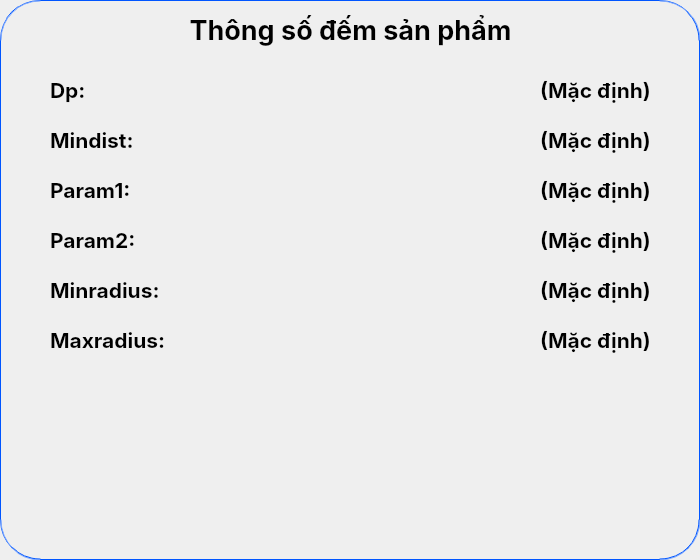
          <widget class="QGroupBox" name="groupBox_8">
           <property name="geometry">
            <rect>
             <x>950</x>
             <y>440</y>
             <width>700</width>
             <height>560</height>
            </rect>
           </property>
           <property name="styleSheet">
            <string notr="true">border: 1px groove #0055FF;
opacity: 0.7;
border-radius: 40px;
</string>
           </property>
           <property name="title">
            <string/>
           </property>
           <widget class="QLabel" name="label_35">
            <property name="geometry">
             <rect>
              <x>0</x>
              <y>10</y>
              <width>701</width>
              <height>40</height>
             </rect>
            </property>
            <property name="font">
             <font>
              <family>Inter</family>
              <pointsize>20</pointsize>
              <bold>true</bold>
             </font>
            </property>
            <property name="styleSheet">
             <string notr="true">border: None;
font-family: Inter, sans-serif;
background-color: transparent;
</string>
            </property>
            <property name="text">
             <string>Thông số đếm sản phẩm</string>
            </property>
            <property name="alignment">
             <set>Qt::AlignCenter</set>
            </property>
           </widget>
           <widget class="QLabel" name="label_36">
            <property name="geometry">
             <rect>
              <x>50</x>
              <y>270</y>
              <width>221</width>
              <height>40</height>
             </rect>
            </property>
            <property name="font">
             <font>
              <family>Inter</family>
              <pointsize>16</pointsize>
              <bold>true</bold>
             </font>
            </property>
            <property name="styleSheet">
             <string notr="true">border: None;
font-family: Inter, sans-serif;
background-color: transparent;
color: black;
</string>
            </property>
            <property name="text">
             <string>Minradius:</string>
            </property>
            <property name="alignment">
             <set>Qt::AlignLeading|Qt::AlignLeft|Qt::AlignVCenter</set>
            </property>
           </widget>
           <widget class="QLabel" name="label_37">
            <property name="geometry">
             <rect>
              <x>490</x>
              <y>270</y>
              <width>211</width>
              <height>40</height>
             </rect>
            </property>
            <property name="font">
             <font>
              <family>Inter</family>
              <pointsize>16</pointsize>
              <bold>true</bold>
             </font>
            </property>
            <property name="styleSheet">
             <string notr="true">border: None;
font-family: Inter, sans-serif;
background-color: transparent;
color: black;

</string>
            </property>
            <property name="text">
             <string>(Mặc định)</string>
            </property>
            <property name="alignment">
             <set>Qt::AlignCenter</set>
            </property>
           </widget>
           <widget class="QLabel" name="label_38">
            <property name="geometry">
             <rect>
              <x>490</x>
              <y>70</y>
              <width>211</width>
              <height>40</height>
             </rect>
            </property>
            <property name="font">
             <font>
              <family>Inter</family>
              <pointsize>16</pointsize>
              <bold>true</bold>
             </font>
            </property>
            <property name="styleSheet">
             <string notr="true">border: None;
font-family: Inter, sans-serif;
background-color: transparent;
color: black;

</string>
            </property>
            <property name="text">
             <string>(Mặc định)</string>
            </property>
            <property name="alignment">
             <set>Qt::AlignCenter</set>
            </property>
           </widget>
           <widget class="QLabel" name="label_39">
            <property name="geometry">
             <rect>
              <x>50</x>
              <y>220</y>
              <width>221</width>
              <height>40</height>
             </rect>
            </property>
            <property name="font">
             <font>
              <family>Inter</family>
              <pointsize>16</pointsize>
              <bold>true</bold>
             </font>
            </property>
            <property name="styleSheet">
             <string notr="true">border: None;
font-family: Inter, sans-serif;
background-color: transparent;
color: black;
</string>
            </property>
            <property name="text">
             <string>Param2:</string>
            </property>
            <property name="alignment">
             <set>Qt::AlignLeading|Qt::AlignLeft|Qt::AlignVCenter</set>
            </property>
           </widget>
           <widget class="QLabel" name="label_40">
            <property name="geometry">
             <rect>
              <x>490</x>
              <y>170</y>
              <width>211</width>
              <height>40</height>
             </rect>
            </property>
            <property name="font">
             <font>
              <family>Inter</family>
              <pointsize>16</pointsize>
              <bold>true</bold>
             </font>
            </property>
            <property name="styleSheet">
             <string notr="true">border: None;
font-family: Inter, sans-serif;
background-color: transparent;
color: black;

</string>
            </property>
            <property name="text">
             <string>(Mặc định)</string>
            </property>
            <property name="alignment">
             <set>Qt::AlignCenter</set>
            </property>
           </widget>
           <widget class="QLabel" name="label_41">
            <property name="geometry">
             <rect>
              <x>50</x>
              <y>170</y>
              <width>221</width>
              <height>40</height>
             </rect>
            </property>
            <property name="font">
             <font>
              <family>Inter</family>
              <pointsize>16</pointsize>
              <bold>true</bold>
             </font>
            </property>
            <property name="styleSheet">
             <string notr="true">border: None;
font-family: Inter, sans-serif;
background-color: transparent;
color: black;
</string>
            </property>
            <property name="text">
             <string>Param1:</string>
            </property>
            <property name="alignment">
             <set>Qt::AlignLeading|Qt::AlignLeft|Qt::AlignVCenter</set>
            </property>
           </widget>
           <widget class="QLabel" name="label_42">
            <property name="geometry">
             <rect>
              <x>50</x>
              <y>120</y>
              <width>221</width>
              <height>40</height>
             </rect>
            </property>
            <property name="font">
             <font>
              <family>Inter</family>
              <pointsize>16</pointsize>
              <bold>true</bold>
             </font>
            </property>
            <property name="styleSheet">
             <string notr="true">border: None;
font-family: Inter, sans-serif;
background-color: transparent;
color: black;
</string>
            </property>
            <property name="text">
             <string>Mindist:</string>
            </property>
            <property name="alignment">
             <set>Qt::AlignLeading|Qt::AlignLeft|Qt::AlignVCenter</set>
            </property>
           </widget>
           <widget class="QLabel" name="label_43">
            <property name="geometry">
             <rect>
              <x>490</x>
              <y>120</y>
              <width>211</width>
              <height>40</height>
             </rect>
            </property>
            <property name="font">
             <font>
              <family>Inter</family>
              <pointsize>16</pointsize>
              <bold>true</bold>
             </font>
            </property>
            <property name="styleSheet">
             <string notr="true">border: None;
font-family: Inter, sans-serif;
background-color: transparent;
color: black;

</string>
            </property>
            <property name="text">
             <string>(Mặc định)</string>
            </property>
            <property name="alignment">
             <set>Qt::AlignCenter</set>
            </property>
           </widget>
           <widget class="QLabel" name="label_44">
            <property name="geometry">
             <rect>
              <x>50</x>
              <y>70</y>
              <width>221</width>
              <height>40</height>
             </rect>
            </property>
            <property name="font">
             <font>
              <family>Inter</family>
              <pointsize>16</pointsize>
              <bold>true</bold>
             </font>
            </property>
            <property name="styleSheet">
             <string notr="true">border: None;
font-family: Inter, sans-serif;
background-color: transparent;
color: black;
</string>
            </property>
            <property name="text">
             <string>Dp:</string>
            </property>
            <property name="alignment">
             <set>Qt::AlignLeading|Qt::AlignLeft|Qt::AlignVCenter</set>
            </property>
           </widget>
           <widget class="QLabel" name="label_45">
            <property name="geometry">
             <rect>
              <x>490</x>
              <y>220</y>
              <width>211</width>
              <height>40</height>
             </rect>
            </property>
            <property name="font">
             <font>
              <family>Inter</family>
              <pointsize>16</pointsize>
              <bold>true</bold>
             </font>
            </property>
            <property name="styleSheet">
             <string notr="true">border: None;
font-family: Inter, sans-serif;
background-color: transparent;
color: black;

</string>
            </property>
            <property name="text">
             <string>(Mặc định)</string>
            </property>
            <property name="alignment">
             <set>Qt::AlignCenter</set>
            </property>
           </widget>
           <widget class="QLabel" name="label_46">
            <property name="geometry">
             <rect>
              <x>50</x>
              <y>320</y>
              <width>221</width>
              <height>40</height>
             </rect>
            </property>
            <property name="font">
             <font>
              <family>Inter</family>
              <pointsize>16</pointsize>
              <bold>true</bold>
             </font>
            </property>
            <property name="styleSheet">
             <string notr="true">border: None;
font-family: Inter, sans-serif;
background-color: transparent;
color: black;
</string>
            </property>
            <property name="text">
             <string>Maxradius:</string>
            </property>
            <property name="alignment">
             <set>Qt::AlignLeading|Qt::AlignLeft|Qt::AlignVCenter</set>
            </property>
           </widget>
           <widget class="QLabel" name="label_47">
            <property name="geometry">
             <rect>
              <x>490</x>
              <y>320</y>
              <width>211</width>
              <height>40</height>
             </rect>
            </property>
            <property name="font">
             <font>
              <family>Inter</family>
              <pointsize>16</pointsize>
              <bold>true</bold>
             </font>
            </property>
            <property name="styleSheet">
             <string notr="true">border: None;
font-family: Inter, sans-serif;
background-color: transparent;
color: black;

</string>
            </property>
            <property name="text">
             <string>(Mặc định)</string>
            </property>
            <property name="alignment">
             <set>Qt::AlignCenter</set>
            </property>
           </widget>
           <widget class="QLabel" name="lbDp_2">
            <property name="geometry">
             <rect>
              <x>240</x>
              <y>70</y>
              <width>221</width>
              <height>40</height>
             </rect>
            </property>
            <property name="font">
             <font>
              <family>Inter</family>
              <pointsize>16</pointsize>
              <bold>true</bold>
             </font>
            </property>
            <property name="styleSheet">
             <string notr="true">border: None;
font-family: Inter, sans-serif;
background-color: transparent;
</string>
            </property>
            <property name="text">
             <string/>
            </property>
            <property name="alignment">
             <set>Qt::AlignCenter</set>
            </property>
           </widget>
           <widget class="QLabel" name="lbMinDist_2">
            <property name="geometry">
             <rect>
              <x>240</x>
              <y>120</y>
              <width>221</width>
              <height>40</height>
             </rect>
            </property>
            <property name="font">
             <font>
              <family>Inter</family>
              <pointsize>16</pointsize>
              <bold>true</bold>
             </font>
            </property>
            <property name="styleSheet">
             <string notr="true">border: None;
font-family: Inter, sans-serif;
background-color: transparent;
</string>
            </property>
            <property name="text">
             <string/>
            </property>
            <property name="alignment">
             <set>Qt::AlignCenter</set>
            </property>
           </widget>
           <widget class="QLabel" name="lbParam1_2">
            <property name="geometry">
             <rect>
              <x>240</x>
              <y>170</y>
              <width>221</width>
              <height>40</height>
             </rect>
            </property>
            <property name="font">
             <font>
              <family>Inter</family>
              <pointsize>16</pointsize>
              <bold>true</bold>
             </font>
            </property>
            <property name="styleSheet">
             <string notr="true">border: None;
font-family: Inter, sans-serif;
background-color: transparent;
</string>
            </property>
            <property name="text">
             <string/>
            </property>
            <property name="alignment">
             <set>Qt::AlignCenter</set>
            </property>
           </widget>
           <widget class="QLabel" name="lbParam2_2">
            <property name="geometry">
             <rect>
              <x>240</x>
              <y>220</y>
              <width>221</width>
              <height>40</height>
             </rect>
            </property>
            <property name="font">
             <font>
              <family>Inter</family>
              <pointsize>16</pointsize>
              <bold>true</bold>
             </font>
            </property>
            <property name="styleSheet">
             <string notr="true">border: None;
font-family: Inter, sans-serif;
background-color: transparent;
</string>
            </property>
            <property name="text">
             <string/>
            </property>
            <property name="alignment">
             <set>Qt::AlignCenter</set>
            </property>
           </widget>
           <widget class="QLabel" name="lbMinradius_2">
            <property name="geometry">
             <rect>
              <x>240</x>
              <y>270</y>
              <width>221</width>
              <height>40</height>
             </rect>
            </property>
            <property name="font">
             <font>
              <family>Inter</family>
              <pointsize>16</pointsize>
              <bold>true</bold>
             </font>
            </property>
            <property name="styleSheet">
             <string notr="true">border: None;
font-family: Inter, sans-serif;
background-color: transparent;
</string>
            </property>
            <property name="text">
             <string/>
            </property>
            <property name="alignment">
             <set>Qt::AlignCenter</set>
            </property>
           </widget>
           <widget class="QLabel" name="lbMaxradius_2">
            <property name="geometry">
             <rect>
              <x>240</x>
              <y>320</y>
              <width>221</width>
              <height>40</height>
             </rect>
            </property>
            <property name="font">
             <font>
              <family>Inter</family>
              <pointsize>16</pointsize>
              <bold>true</bold>
             </font>
            </property>
            <property name="styleSheet">
             <string notr="true">border: None;
font-family: Inter, sans-serif;
background-color: transparent;
</string>
            </property>
            <property name="text">
             <string/>
            </property>
            <property name="alignment">
             <set>Qt::AlignCenter</set>
            </property>
           </widget>
          </widget>
